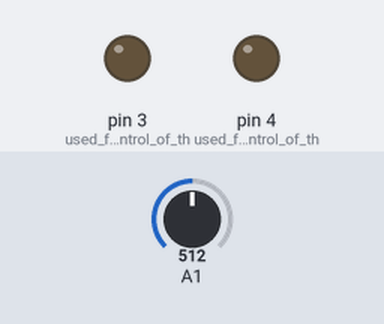
Recording of a sketch running on a simulated Arduino Uno, built with avr-gcc and run on an emulated ATmega328P. Parts: output pins drawn as LEDs (lit = HIGH). The inputs (shaded band) are chosen by the test bench; at power-on: A1 = 512. Pins used as bus, display or sensor lines are not drawn; what the sketch prints to the serial monitor is not drawn.

Above: at 0.1 s.
At 0.52 s:
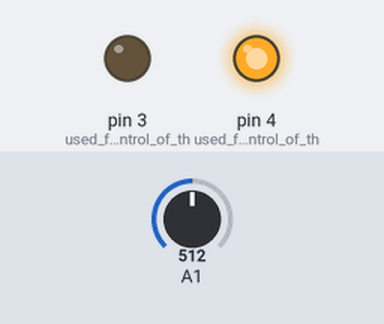
At 0.9 s:
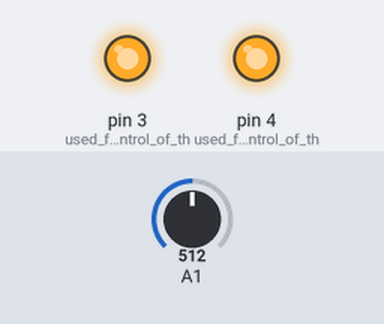
Timing chart, 0 to 2.4 s (numbered marks = the images above):
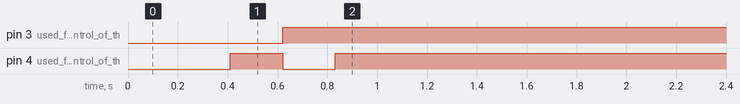

Measured:
- by itself, pin 3 (used_for_S0_control_of_th): LOW → HIGH at 0.62 s
- by itself, pin 4 (used_for_S1_control_of_th): LOW → HIGH at 0.41 s, → LOW 0.21 s later, → HIGH 0.21 s later

The sketch:

WM_Read_4052.ino
```cpp
#include <math.h>

//************Documentation available at : www.irrometer.com/200ss.html ******************************************
// This program will read 3 Watermark(WM)Sensor(200-SS)and 1 Soil temperature sensor( 200TS) from Irrometer Co Inc.***
// Verson 1.0 updated 7/27/2023 by Jeremy Sullivan Irrometer Co Inc.**************************************************
//********************************************************************************************************************
// Watermark is a resistive sensor, so in order to check the accuracy of the resistive reading circuit a .....
// 10K resistor (1% precision) is used as a calibration reference only for prototype purposes.
// Code tested on Arduino Uno R3
// Purpose of this code is to demonstrate valid WM reading code, circuitry and excitation.
// This program uses a modified form of Dr. Shocks 1998 calibration equation
// Circuit will use a dual channel multiplexer to isolate sensors and will alternate polarity between the Sensor terminals for up to 4 resistive sensors( temperature/WM or calibration resistor)
// MUX control A and B to be controlled by PWM P4 & P3
// Sensor to be energized by PWM 5 or PWM 11, alternating between HIGH and LOW states
// MUX  enable/ disable PWM 6(LOW: Enable/High: Disable)
// Analog read channels to be used during MUX active : A1
// Channel 0 of MUX used for the temp sensor, channel 1 for Watermark 1, Channel 2 for Watermark 3 and and Channel 3 for Watermark 3
// In the absence of a Temp Sensor the program assigns 24 Degree C to temp for calibration of soil moisture tension

//NOTE: this code assumes a 10 bit ADC. Replace 1024 with 4096 if using a 12 bit ADC.
//NOTE: the 0.09 excitation time may not be sufficient depending on circuit design, cable lengths, voltage, etc. Increase if necessary to get accurate readings, do not exceed 0.2

//Truth table for MUX (B=PWM3 & A=PWM4)
//--B---A
//  0   0---- READ TEMPERATURE SENSOR
//  0   1---- READ WM1
//  1   0---- READ WM2
//  1   1---- READ WM3

// SET PWM5 or PWM11 HIGH/LOW ALTERNATELY TO EXCITE SENSOR

#define num_of_read 1 // number of iterations, each is actually two reads of the sensor (both directions)
const int Rx = 10000;  //fixed resistor attached in series to the sensor and ground...the same value repeated for all WM and Temp Sensor.
const long default_TempC = 24;
const long open_resistance = 35000; //check the open resistance value by replacing sensor with an open and replace the value here...this value might vary slightly with circuit components
const long short_resistance = 200; // similarly check short resistance by shorting the sensor terminals and replace the value here.
const long short_CB = 240, open_CB = 255 ;
const int SupplyV = 5; // Assuming 5V output for SupplyV, this can be measured and replaced with an exact value if required
const float cFactor = 1.1; //correction factor optional for adjusting curves. Traditionally IRROMETER devices used a different reading method, voltage divider circuits often require this adjustment to match exactly.
int i, j = 0, WM1_CB = 0, WM2_CB = 0, WM3_CB = 0;
float SenV10K = 0, SenVTempC = 0, SenVWM1 = 0, SenVWM2 = 0, ARead_A1 = 0, ARead_A2 = 0, WM3_Resistance = 0, WM2_Resistance = 0, WM1_Resistance = 0, TempC_Resistance = 0, TempC = 0;

void setup()
{
  // initialize serial communications at 9600 bps:
  Serial.begin(9600);

  // initialize the digital pins as outputs
  pinMode(3, OUTPUT);  //used for S0 control of the MUX 0-1
  pinMode(4, OUTPUT);  //used for S1 control of the MUX 0-1
  pinMode(5, OUTPUT);  //Sensor Vs or GND
  pinMode(6, OUTPUT);  //Enable disable MUX 0-1
  pinMode(11, OUTPUT);  //Sensor Vs or GND

  delay(100);   // time in milliseconds, wait 0.1 minute to make sure the OUTPUT is assigned
}

void loop()
{
  while (j == 0)
  {

    //enable the MUX
    digitalWrite(6, LOW);

    //Read the temp sensor
    delay(100); //0.1 second wait before moving to next channel or switching MUX
    //address the MUX (channel 1)

    digitalWrite(3, LOW);
    digitalWrite(4, LOW);

    delay(10); //wait for MUX

    TempC_Resistance = readWMsensor();

    //Read the first Watermark sensor
    delay(100); //0.1 second wait before moving to next channel or switching MUX
    //address the MUX
    digitalWrite(3, LOW);
    digitalWrite(4, HIGH);

    delay(10); //wait for the MUX

    WM1_Resistance = readWMsensor();

    //Read the second Watermark sensor
    delay(100); //0.1 second wait before moving to next channel or switching MUX
    //address the MUX
    digitalWrite(3, HIGH);
    digitalWrite(4, LOW);

    delay(10); //wait for MUX

    WM2_Resistance = readWMsensor();

    //Read the third Watermark sensor
    delay(100); //0.1 second wait before moving to next channel or switching MUX
    //address the MUX
    digitalWrite(3, HIGH);
    digitalWrite(4, HIGH);

    delay(10); //wait for the MUX

    WM3_Resistance = readWMsensor();

    delay(100); //0.1 second wait before moving to next channel or switching MUX


    digitalWrite(6, HIGH);   //Disable MUX 0-1 pair
    delay(100); //0.1 second wait before moving to next channel or switching MUX

    //convert the measured reistance to kPa/centibars of soil water tension
    TempC = myTempvalue(TempC_Resistance);
    WM1_CB = myCBvalue(WM1_Resistance, TempC, cFactor);
    WM2_CB = myCBvalue(WM2_Resistance, TempC, cFactor);
    WM3_CB = myCBvalue(WM3_Resistance, TempC, cFactor);

    //*****************output************************************
    Serial.print("Temperature(C)= ");
    Serial.println(abs(TempC));
    Serial.print("\n");
    Serial.print("WM1 Resistance(Ohms)= ");
    Serial.println(WM1_Resistance);
    Serial.print("WM2 Resistance(Ohms)= ");
    Serial.println(WM2_Resistance);
    Serial.print("WM3 Resistance(Ohms)= ");
    Serial.println(WM3_Resistance);
    Serial.print("WM1(cb/kPa)= ");
    Serial.println(abs(WM1_CB));
    Serial.print("WM2(cb/kPa)= ");
    Serial.println(abs(WM2_CB));
    Serial.print("WM3(cb/kPa)= ");
    Serial.println(abs(WM3_CB));
    Serial.print("\n");

    delay(200000);
    //j=1;
  }
}


int myCBvalue(int res, float TC, float cF) {   //conversion of ohms to CB
  int WM_CB;
  float resK = res / 1000.0;
  float tempD = 1.00 + 0.018 * (TC - 24.00);

  if (res > 550.00) { //if in the normal calibration range
    if (res > 8000.00) { //above 8k
      WM_CB = (-2.246 - 5.239 * resK * (1 + .018 * (TC - 24.00)) - .06756 * resK * resK * (tempD * tempD)) * cF;
    } else if (res > 1000.00) { //between 1k and 8k
      WM_CB = (-3.213 * resK - 4.093) / (1 - 0.009733 * resK - 0.01205 * (TC)) * cF ;
    } else { //below 1k
      WM_CB = -(resK * 23.156 - 12.736) * tempD;
    }
  } else { //below normal range but above short (new, unconditioned sensors)
    if (res > 300.00)  {
      WM_CB = 0.00;
    }
    if (res < 300.00 && res >= short_resistance) { //wire short
      WM_CB = short_CB; //240 is a fault code for sensor terminal short
      Serial.print("Sensor Short WM \n");
    }
  }
  if (res >= open_resistance || res==0) {

    WM_CB = open_CB; //255 is a fault code for open circuit or sensor not present

  }
  return WM_CB;
}

float myTempvalue(float temp) {

    float TempC = (-23.89 * (log(TempC_Resistance))) + 246.00;
    if (TempC_Resistance < 0 || TempC_Resistance > 30000 )
    {
      Serial.print("Temperature Sensor absent, using default \n");
      TempC = 24.0;
    }
    return TempC;

}


float readWMsensor() {  //read ADC and get resistance of sensor

  ARead_A1 = 0;
  ARead_A2 = 0;

  for (i = 0; i < num_of_read; i++) //the num_of_read initialized above, controls the number of read successive read loops that is averaged.
  {

    digitalWrite(5, HIGH);   //Set pin 5 as Vs
    delayMicroseconds(90); //wait 90 micro seconds and take sensor read
    ARead_A1 += analogRead(A1); // read the analog pin and add it to the running total for this direction
    digitalWrite(5, LOW);      //set the excitation voltage to OFF/LOW

    delay(100); //0.1 second wait before moving to next channel or switching MUX

    // Now lets swap polarity, pin 5 is already low

    digitalWrite(11, HIGH); //Set pin 11 as Vs
    delayMicroseconds(90); //wait 90 micro seconds and take sensor read
    ARead_A2 += analogRead(A1); // read the analog pin and add it to the running total for this direction
    digitalWrite(11, LOW);      //set the excitation voltage to OFF/LOW
  }

  SenVWM1 = ((ARead_A1 / 1024) * SupplyV) / (num_of_read); //get the average of the readings in the first direction and convert to volts
  SenVWM2 = ((ARead_A2 / 1024) * SupplyV) / (num_of_read); //get the average of the readings in the second direction and convert to volts

  double WM_ResistanceA = (Rx * (SupplyV - SenVWM1) / SenVWM1); //do the voltage divider math, using the Rx variable representing the known resistor
  double WM_ResistanceB = Rx * SenVWM2 / (SupplyV - SenVWM2);  // reverse
  double WM_Resistance = ((WM_ResistanceA + WM_ResistanceB) / 2); //average the two directions
  return WM_Resistance;
}
```
